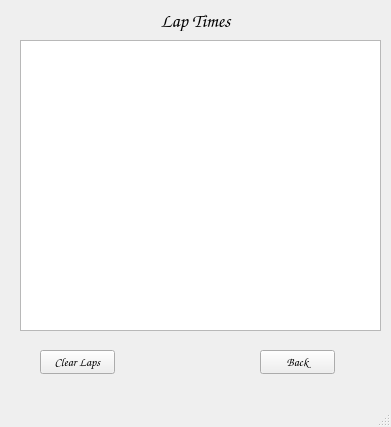
<?xml version="1.0" encoding="UTF-8"?>
<ui version="4.0">
 <class>lapwindow</class>
 <widget class="QMainWindow" name="lapwindow">
  <property name="geometry">
   <rect>
    <x>0</x>
    <y>0</y>
    <width>391</width>
    <height>427</height>
   </rect>
  </property>
  <property name="windowTitle">
   <string>MainWindow</string>
  </property>
  <widget class="QWidget" name="centralwidget">
   <widget class="QLabel" name="label_2">
    <property name="geometry">
     <rect>
      <x>50</x>
      <y>10</y>
      <width>291</width>
      <height>21</height>
     </rect>
    </property>
    <property name="font">
     <font>
      <family>Comic Sans MS</family>
      <pointsize>14</pointsize>
     </font>
    </property>
    <property name="text">
     <string>Lap Times</string>
    </property>
    <property name="alignment">
     <set>Qt::AlignCenter</set>
    </property>
   </widget>
   <widget class="QPushButton" name="clearlaps">
    <property name="geometry">
     <rect>
      <x>40</x>
      <y>350</y>
      <width>75</width>
      <height>24</height>
     </rect>
    </property>
    <property name="font">
     <font>
      <family>Comic Sans MS</family>
     </font>
    </property>
    <property name="text">
     <string>Clear Laps</string>
    </property>
   </widget>
   <widget class="QPushButton" name="back">
    <property name="geometry">
     <rect>
      <x>260</x>
      <y>350</y>
      <width>75</width>
      <height>24</height>
     </rect>
    </property>
    <property name="font">
     <font>
      <family>Comic Sans MS</family>
     </font>
    </property>
    <property name="text">
     <string>Back</string>
    </property>
   </widget>
   <widget class="QTextEdit" name="textEdit">
    <property name="geometry">
     <rect>
      <x>20</x>
      <y>40</y>
      <width>361</width>
      <height>291</height>
     </rect>
    </property>
   </widget>
  </widget>
  <widget class="QMenuBar" name="menubar">
   <property name="geometry">
    <rect>
     <x>0</x>
     <y>0</y>
     <width>391</width>
     <height>22</height>
    </rect>
   </property>
  </widget>
  <widget class="QStatusBar" name="statusbar"/>
 </widget>
 <resources/>
 <connections/>
</ui>
